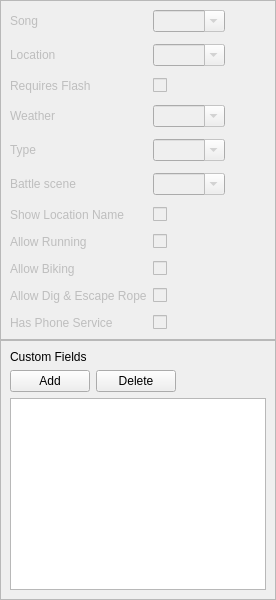
       <widget class="QWidget" name="tab_Attributes">
        <property name="sizePolicy">
         <sizepolicy hsizetype="Preferred" vsizetype="Minimum">
          <horstretch>0</horstretch>
          <verstretch>0</verstretch>
         </sizepolicy>
        </property>
        <attribute name="title">
         <string>Header</string>
        </attribute>
        <layout class="QVBoxLayout" name="gridLayout_Attributes">
         <property name="spacing">
          <number>0</number>
         </property>
         <property name="leftMargin">
          <number>0</number>
         </property>
         <property name="topMargin">
          <number>0</number>
         </property>
         <property name="rightMargin">
          <number>0</number>
         </property>
         <property name="bottomMargin">
          <number>0</number>
         </property>
         <item>
          <widget class="QFrame" name="frame_3">
           <property name="enabled">
            <bool>false</bool>
           </property>
           <property name="sizePolicy">
            <sizepolicy hsizetype="Preferred" vsizetype="Preferred">
             <horstretch>0</horstretch>
             <verstretch>0</verstretch>
            </sizepolicy>
           </property>
           <property name="frameShape">
            <enum>QFrame::StyledPanel</enum>
           </property>
           <property name="frameShadow">
            <enum>QFrame::Raised</enum>
           </property>
           <layout class="QFormLayout" name="formLayout_2">
            <property name="fieldGrowthPolicy">
             <enum>QFormLayout::FieldsStayAtSizeHint</enum>
            </property>
            <property name="verticalSpacing">
             <number>12</number>
            </property>
            <property name="bottomMargin">
             <number>9</number>
            </property>
            <item row="0" column="0">
             <widget class="QLabel" name="label_3">
              <property name="text">
               <string>Song</string>
              </property>
             </widget>
            </item>
            <item row="0" column="1">
             <widget class="QComboBox" name="comboBox_Song">
              <property name="toolTip">
               <string>&lt;html&gt;&lt;head/&gt;&lt;body&gt;&lt;p&gt;The default background music for this map.&lt;/p&gt;&lt;/body&gt;&lt;/html&gt;</string>
              </property>
              <property name="editable">
               <bool>true</bool>
              </property>
             </widget>
            </item>
            <item row="1" column="0">
             <widget class="QLabel" name="label_4">
              <property name="text">
               <string>Location</string>
              </property>
             </widget>
            </item>
            <item row="1" column="1">
             <widget class="QComboBox" name="comboBox_Location">
              <property name="toolTip">
               <string>&lt;html&gt;&lt;head/&gt;&lt;body&gt;&lt;p&gt;The section of the region map which the map is grouped under. This also determines the name of the map that is display when the player enters it.&lt;/p&gt;&lt;/body&gt;&lt;/html&gt;</string>
              </property>
              <property name="editable">
               <bool>true</bool>
              </property>
             </widget>
            </item>
            <item row="2" column="0">
             <widget class="QLabel" name="label_5">
              <property name="text">
               <string>Requires Flash</string>
              </property>
             </widget>
            </item>
            <item row="2" column="1">
             <widget class="QCheckBox" name="checkBox_Visibility">
              <property name="toolTip">
               <string>&lt;html&gt;&lt;head/&gt;&lt;body&gt;&lt;p&gt;Whether or not the map is dark and requires Flash to illuminate.&lt;/p&gt;&lt;/body&gt;&lt;/html&gt;</string>
              </property>
              <property name="text">
               <string/>
              </property>
             </widget>
            </item>
            <item row="3" column="0">
             <widget class="QLabel" name="label_6">
              <property name="text">
               <string>Weather</string>
              </property>
             </widget>
            </item>
            <item row="3" column="1">
             <widget class="QComboBox" name="comboBox_Weather">
              <property name="toolTip">
               <string>&lt;html&gt;&lt;head/&gt;&lt;body&gt;&lt;p&gt;The default weather for this map.&lt;/p&gt;&lt;/body&gt;&lt;/html&gt;</string>
              </property>
              <property name="editable">
               <bool>true</bool>
              </property>
             </widget>
            </item>
            <item row="4" column="0">
             <widget class="QLabel" name="label_7">
              <property name="text">
               <string>Type</string>
              </property>
             </widget>
            </item>
            <item row="4" column="1">
             <widget class="QComboBox" name="comboBox_Type">
              <property name="toolTip">
               <string>&lt;html&gt;&lt;head/&gt;&lt;body&gt;&lt;p&gt;The map type is a general attribute, which is used for many different things. For example. it determines whether biking or running is allowed.&lt;/p&gt;&lt;/body&gt;&lt;/html&gt;</string>
              </property>
              <property name="editable">
               <bool>true</bool>
              </property>
             </widget>
            </item>
            <item row="6" column="0">
             <widget class="QLabel" name="label_9">
              <property name="text">
               <string>Battle scene</string>
              </property>
             </widget>
            </item>
            <item row="6" column="1">
             <widget class="QComboBox" name="comboBox_BattleScene">
              <property name="toolTip">
               <string>&lt;html&gt;&lt;head/&gt;&lt;body&gt;&lt;p&gt;Determines the type of battle scene graphics to use.&lt;/p&gt;&lt;/body&gt;&lt;/html&gt;</string>
              </property>
              <property name="editable">
               <bool>true</bool>
              </property>
             </widget>
            </item>
            <item row="7" column="0">
             <widget class="QLabel" name="label_8">
              <property name="text">
               <string>Show Location Name</string>
              </property>
             </widget>
            </item>
            <item row="7" column="1">
             <widget class="QCheckBox" name="checkBox_ShowLocation">
              <property name="toolTip">
               <string>&lt;html&gt;&lt;head/&gt;&lt;body&gt;&lt;p&gt;Whether or not to display the location name when the player enters the map.&lt;/p&gt;&lt;/body&gt;&lt;/html&gt;</string>
              </property>
              <property name="text">
               <string/>
              </property>
             </widget>
            </item>
            <item row="8" column="0">
             <widget class="QLabel" name="label_AllowRunning">
              <property name="text">
               <string>Allow Running</string>
              </property>
             </widget>
            </item>
            <item row="8" column="1">
             <widget class="QCheckBox" name="checkBox_AllowRunning">
              <property name="toolTip">
               <string>&lt;html&gt;&lt;head/&gt;&lt;body&gt;&lt;p&gt;Allows the player to use Running Shoes&lt;/p&gt;&lt;/body&gt;&lt;/html&gt;</string>
              </property>
              <property name="text">
               <string/>
              </property>
             </widget>
            </item>
            <item row="9" column="0">
             <widget class="QLabel" name="label_AllowBiking">
              <property name="text">
               <string>Allow Biking</string>
              </property>
             </widget>
            </item>
            <item row="9" column="1">
             <widget class="QCheckBox" name="checkBox_AllowBiking">
              <property name="toolTip">
               <string>&lt;html&gt;&lt;head/&gt;&lt;body&gt;&lt;p&gt;Allows the player to use a Bike&lt;/p&gt;&lt;/body&gt;&lt;/html&gt;</string>
              </property>
              <property name="text">
               <string/>
              </property>
             </widget>
            </item>
            <item row="10" column="0">
             <widget class="QLabel" name="label_AllowEscapeRope">
              <property name="text">
               <string>Allow Dig &amp; Escape Rope</string>
              </property>
             </widget>
            </item>
            <item row="10" column="1">
             <widget class="QCheckBox" name="checkBox_AllowEscapeRope">
              <property name="toolTip">
               <string>&lt;html&gt;&lt;head/&gt;&lt;body&gt;&lt;p&gt;Allows the player to use Dig or Escape Rope&lt;/p&gt;&lt;/body&gt;&lt;/html&gt;</string>
              </property>
              <property name="text">
               <string/>
              </property>
             </widget>
            </item>
            <item row="11" column="0">
             <widget class="QLabel" name="label_PhoneService">
              <property name="text">
               <string>Has Phone Service</string>
              </property>
             </widget>
            </item>
            <item row="11" column="1">
             <widget class="QCheckBox" name="checkBox_PhoneService">
              <property name="toolTip">
               <string>&lt;html&gt;&lt;head/&gt;&lt;body&gt;&lt;p&gt;Allows the Phone to be used&lt;/p&gt;&lt;/body&gt;&lt;/html&gt;</string>
              </property>
              <property name="text">
               <string/>
              </property>
             </widget>
            </item>
           </layout>
          </widget>
         </item>
         <item>
          <widget class="QFrame" name="frame_keyValue">
           <property name="frameShape">
            <enum>QFrame::StyledPanel</enum>
           </property>
           <property name="frameShadow">
            <enum>QFrame::Raised</enum>
           </property>
           <layout class="QVBoxLayout" name="verticalLayout_10">
            <item>
             <widget class="QLabel" name="label_2">
              <property name="text">
               <string>Custom Fields</string>
              </property>
             </widget>
            </item>
            <item>
             <widget class="QFrame" name="frame">
              <property name="frameShape">
               <enum>QFrame::NoFrame</enum>
              </property>
              <property name="frameShadow">
               <enum>QFrame::Plain</enum>
              </property>
              <layout class="QHBoxLayout" name="horizontalLayout_8">
               <property name="leftMargin">
                <number>0</number>
               </property>
               <property name="topMargin">
                <number>0</number>
               </property>
               <property name="rightMargin">
                <number>0</number>
               </property>
               <property name="bottomMargin">
                <number>0</number>
               </property>
               <item>
                <widget class="QPushButton" name="pushButton_AddCustomHeaderField">
                 <property name="text">
                  <string>Add</string>
                 </property>
                </widget>
               </item>
               <item>
                <widget class="QPushButton" name="pushButton_DeleteCustomHeaderField">
                 <property name="text">
                  <string>Delete</string>
                 </property>
                </widget>
               </item>
               <item>
                <spacer name="horizontalSpacer_2">
                 <property name="orientation">
                  <enum>Qt::Horizontal</enum>
                 </property>
                 <property name="sizeHint" stdset="0">
                  <size>
                   <width>40</width>
                   <height>20</height>
                  </size>
                 </property>
                </spacer>
               </item>
              </layout>
             </widget>
            </item>
            <item>
             <widget class="QTableWidget" name="tableWidget_CustomHeaderFields">
              <property name="toolTip">
               <string>Custom fields will be added to the map.json file for the current map.</string>
              </property>
              <attribute name="horizontalHeaderVisible">
               <bool>false</bool>
              </attribute>
              <attribute name="horizontalHeaderCascadingSectionResizes">
               <bool>false</bool>
              </attribute>
              <attribute name="horizontalHeaderHighlightSections">
               <bool>true</bool>
              </attribute>
              <attribute name="horizontalHeaderShowSortIndicator" stdset="0">
               <bool>false</bool>
              </attribute>
              <attribute name="horizontalHeaderStretchLastSection">
               <bool>true</bool>
              </attribute>
              <attribute name="verticalHeaderVisible">
               <bool>false</bool>
              </attribute>
              <column>
               <property name="text">
                <string>Key</string>
               </property>
              </column>
              <column>
               <property name="text">
                <string>Value</string>
               </property>
              </column>
             </widget>
            </item>
           </layout>
          </widget>
         </item>
        </layout>
       </widget>
